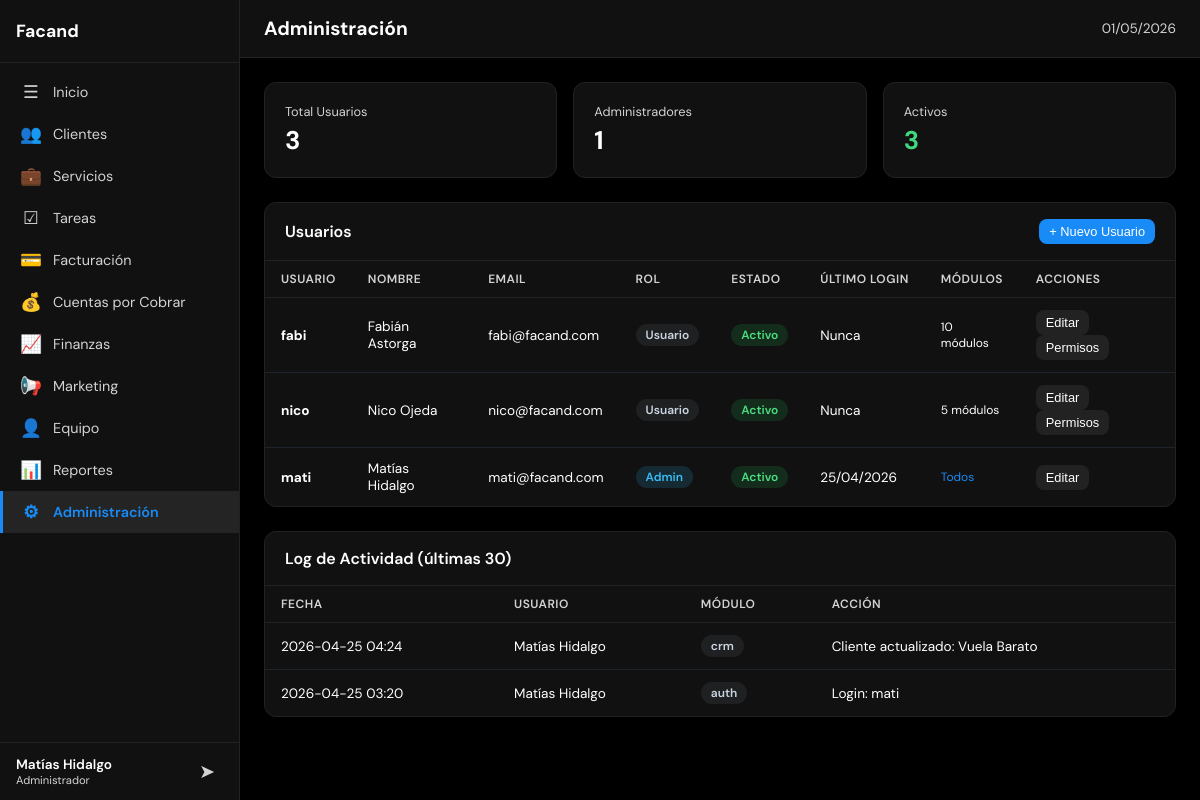
The app's page /index.php?page=admin (signed in) with its own data.
### tables this page shows
CREATE TABLE usuarios (
            id INTEGER PRIMARY KEY AUTOINCREMENT,
            username TEXT UNIQUE NOT NULL,
            password_hash TEXT NOT NULL,
            nombre TEXT NOT NULL,
            email TEXT DEFAULT '',
            role TEXT NOT NULL DEFAULT 'user' CHECK(role IN ('admin','user')),
            activo INTEGER NOT NULL DEFAULT 1,
            last_login TEXT,
            created_at TEXT DEFAULT (datetime('now')),
            updated_at TEXT DEFAULT (datetime('now'))
        );

CREATE TABLE actividad (
            id INTEGER PRIMARY KEY AUTOINCREMENT,
            modulo TEXT NOT NULL,
            accion TEXT NOT NULL,
            cliente_id INTEGER,
            usuario_id INTEGER,
            created_at TEXT DEFAULT (datetime('now'))
        );

### config/app.php (called while the page is built)
<?php
return array (
  'name' => 'Facand',
  'logo' => 'assets/img/logo.png',
  'primary' => '#41d77e',
  'accent' => '#188bf6',
  'bg' => '#000000',
  'surface' => '#111111',
  'text' => '#ffffff',
  'timezone' => 'America/Santiago',
  'currency' => 'CLP',
  'locale' => 'es_CL',
  'version' => '1.0.0',
  'active' => true,
);

### includes/functions.php (called while the page is built, shortened)
<?php
$app_config = require __DIR__ . '/../config/app.php';
function format_date(?string $date): string {
    $ts = strtotime($date);
    return $ts ? date('d/m/Y', $ts) : '-';
}
function safe(mixed $str): string {
    return htmlspecialchars((string)($str ?? ''), ENT_QUOTES, 'UTF-8');
}

### config/modules.php (called while the page is built)
<?php
return [
    'home'        => ['nombre' => 'Inicio',            'icono' => '&#9776;',  'archivo' => 'modules/home.php',        'descripcion' => 'Resumen general y KPIs'],
    'crm'         => ['nombre' => 'Clientes',           'icono' => '&#128101;','archivo' => 'modules/crm.php',         'descripcion' => 'Gestión de clientes y pipeline'],
    'services'    => ['nombre' => 'Servicios',          'icono' => '&#128188;','archivo' => 'modules/services.php',    'descripcion' => 'Servicios, presupuestos y cotizaciones'],
    'tasks'       => ['nombre' => 'Tareas',             'icono' => '&#9745;',  'archivo' => 'modules/tasks.php',       'descripcion' => 'Gestión de tareas y asignaciones'],
    'billing'     => ['nombre' => 'Facturación',        'icono' => '&#128179;','archivo' => 'modules/billing.php',     'descripcion' => 'Emisión y control de facturas'],
    'receivables' => ['nombre' => 'Cuentas por Cobrar', 'icono' => '&#128176;','archivo' => 'modules/receivables.php', 'descripcion' => 'Seguimiento de cobros pendientes'],
    'finance'     => ['nombre' => 'Finanzas',           'icono' => '&#128200;','archivo' => 'modules/finance.php',     'descripcion' => 'Ingresos, gastos y flujo de caja'],
    'marketing'   => ['nombre' => 'Marketing',          'icono' => '&#128226;','archivo' => 'modules/marketing.php',   'descripcion' => 'Campañas y métricas'],
    'team'        => ['nombre' => 'Equipo',             'icono' => '&#128100;','archivo' => 'modules/team.php',        'descripcion' => 'Miembros y carga de trabajo'],
    'reports'     => ['nombre' => 'Reportes',           'icono' => '&#128202;','archivo' => 'modules/reports.php',     'descripcion' => 'Reportes exportables'],
    'admin'       => ['nombre' => 'Administración',     'icono' => '&#9881;',  'archivo' => 'modules/admin.php',       'descripcion' => 'Usuarios, roles y configuración'],
];

### includes/permissions.php (called while the page is built, shortened)
<?php
function get_user_modules(int $user_id): array {
    $user = query_one('SELECT role FROM usuarios WHERE id = ?', [$user_id]);
    $all_modules = require __DIR__ . '/../config/modules.php';
    if ($user['role'] === 'admin') {
        return array_keys($all_modules);
    }
    $perms = query_all(
        'SELECT modulo FROM permisos WHERE usuario_id = ? AND puede_ver = 1',
        [$user_id]
    );
    $allowed = array_column($perms, 'modulo');
    return $allowed;
}

### includes/db.php (called while the page is built, shortened)
<?php
function get_db(): SQLite3 {
    static $db = null;
    if ($db === null) {
        $db_path = __DIR__ . '/../data/dashboard.db';
        $db = new SQLite3($db_path);
        $db->busyTimeout(5000);
        $db->exec('PRAGMA journal_mode=WAL');
        $db->exec('PRAGMA foreign_keys=ON');
    }
    return $db;
}
function query_all(string $sql, array $params = []): array {
    $stmt = get_db()->prepare($sql);
    foreach ($params as $i => $val) {
        $stmt->bindValue($i + 1, $val);
    }
    $result = $stmt->execute();
    $rows = [];
    while ($row = $result->fetchArray(SQLITE3_ASSOC)) {
        $rows[] = $row;
    }
    return $rows;
}
function query_one(string $sql, array $params = []): ?array {
    $rows = query_all($sql, $params);
    return $rows[0] ?? null;
}

### includes/auth.php (called while the page is built, shortened)
<?php
require_once __DIR__ . '/db.php';
require_once __DIR__ . '/permissions.php';
require_once __DIR__ . '/functions.php';
$current_user = query_one('SELECT * FROM usuarios WHERE id = ?', [$_SESSION['user_id']]);

### modules/admin.php (the view, shortened to what this page needs)
<?php
$usuarios = query_all('SELECT * FROM usuarios ORDER BY role DESC, nombre');
$all_modules = require __DIR__ . '/../config/modules.php';
$total_users = count($usuarios);
$admins = count(array_filter($usuarios, fn($u) => $u['role'] === 'admin'));
$activos = count(array_filter($usuarios, fn($u) => $u['activo']));
?>
<div class="kpi-grid">
    <div class="kpi-card">
        <div class="kpi-label">Total Usuarios</div>
        <div class="kpi-value"><?= $total_users ?></div>
    </div>
    <div class="kpi-card">
        <div class="kpi-label">Administradores</div>
        <div class="kpi-value"><?= $admins ?></div>
    </div>
    <div class="kpi-card">
        <div class="kpi-label">Activos</div>
        <div class="kpi-value success"><?= $activos ?></div>
    </div>
</div>
<div class="table-container">
    <div class="table-header">
        <span class="table-title">Usuarios</span>
        <button class="btn btn-primary btn-sm" onclick="openNewUser()">+ Nuevo Usuario</button>
    </div>
    <table>
        <thead>
            <tr>
                <th>Usuario</th>
                <th>Nombre</th>
                <th>Email</th>
                <th>Rol</th>
                <th>Estado</th>
                <th>Último Login</th>
                <th>Módulos</th>
                <th>Acciones</th>
            </tr>
        </thead>
        <tbody>
            <?php foreach ($usuarios as $u):
                $user_mods = get_user_modules($u['id']);
            ?>
            <tr>
                <td><strong><?= safe($u['username']) ?></strong></td>
                <td><?= safe($u['nombre']) ?></td>
                <td><?= safe($u['email'] ?: '-') ?></td>
                <td><span class="badge <?= $u['role'] === 'admin' ? 'status-info' : 'status-default' ?>"><?= $u['role'] === 'admin' ? 'Admin' : 'Usuario' ?></span></td>
                <td><span class="badge <?= $u['activo'] ? 'status-success' : 'status-muted' ?>"><?= $u['activo'] ? 'Activo' : 'Inactivo' ?></span></td>
                <td><?= $u['last_login'] ? format_date($u['last_login']) : 'Nunca' ?></td>
                <td style="font-size:.75rem;">
                    <?php if ($u['role'] === 'admin'): ?>
                        <span style="color:var(--accent)">Todos</span>
                    <?php else: ?>
                        <?= count($user_mods) ?> módulos
                    <?php endif; ?>
                </td>
                <td>
                    <button class="btn btn-secondary btn-sm" onclick="editUser(<?= $u['id'] ?>)">Editar</button>
                    <?php if ($u['role'] !== 'admin' || $admins > 1): ?>
                        <button class="btn btn-secondary btn-sm" onclick="managePermissions(<?= $u['id'] ?>, '<?= safe($u['nombre']) ?>')">Permisos</button>
                    <?php endif; ?>
                </td>
            </tr>
            <?php endforeach; ?>
        </tbody>
    </table>
</div>
<?php $log = query_all('SELECT a.*, u.nombre as usuario FROM actividad a LEFT JOIN usuarios u ON a.usuario_id = u.id ORDER BY a.created_at DESC LIMIT 30'); ?>
<div class="table-container" style="margin-top:24px;">
    <div class="table-header">
        <span class="table-title">Log de Actividad (últimas 30)</span>
    </div>
    <table>
        <thead><tr><th>Fecha</th><th>Usuario</th><th>Módulo</th><th>Acción</th></tr></thead>
        <tbody>
            <?php foreach ($log as $l): ?>
            <tr>
                <td style="white-space:nowrap"><?= safe(substr($l['created_at'], 0, 16)) ?></td>
                <td><?= safe($l['usuario'] ?? 'Sistema') ?></td>
                <td><span class="badge status-default"><?= safe($l['modulo']) ?></span></td>
                <td><?= safe($l['accion']) ?></td>
            </tr>
            <?php endforeach; ?>
        </tbody>
    </table>
</div>

### index.php (shortened to what this page needs)
<?php
require_once __DIR__ . '/includes/auth.php';
$app = require __DIR__ . '/config/app.php';
$all_modules = require __DIR__ . '/config/modules.php';
$page = $_GET['page'] ?? 'home';
$module_info = $all_modules[$page];
?>
<!DOCTYPE html>
<html lang="es">
<head>
    <link rel="stylesheet" href="css/styles.css">
</head>
<body>
    <aside class="sidebar" id="sidebar">
        <div class="sidebar-header">
            <h2 class="sidebar-brand"><?= safe($app['name']) ?></h2>
        </div>
        <nav class="sidebar-nav">
            <?php foreach ($all_modules as $slug => $mod): ?>
                <a href="?page=<?= $slug ?>" class="nav-item <?= $page === $slug ? 'active' : '' ?>">
                    <span class="nav-icon"><?= $mod['icono'] ?></span>
                    <span class="nav-label"><?= safe($mod['nombre']) ?></span>
                </a>
            <?php endforeach; ?>
        </nav>
        <div class="sidebar-footer">
            <div class="user-info">
                <span class="user-name"><?= safe($current_user['nombre']) ?></span>
                <span class="user-role"><?= $current_user['role'] === 'admin' ? 'Administrador' : 'Usuario' ?></span>
            </div>
            <a href="logout.php" class="btn-logout" title="Cerrar sesión">&#10148;</a>
        </div>
    </aside>
    <main class="main-content">
        <header class="topbar">
            <h1 class="page-title"><?= safe($module_info['nombre']) ?></h1>
            <div class="topbar-right">
                <span class="current-date"><?= date('d/m/Y') ?></span>
            </div>
        </header>
        <div class="content-area" id="contentArea">
            <?php
            $module_file = __DIR__ . '/' . $module_info['archivo'];
            if (file_exists($module_file)) {
                include $module_file;
            } else {
                echo '<div class="empty-state"><p>Módulo en construcción</p></div>';
            }
            ?>
        </div>
    </main>
</body>
</html>

### css/styles.css (style rules this page uses)
*, *::before, *::after { margin: 0; padding: 0; box-sizing: border-box; }
body { font-family: 'DM Sans', 'Inter', -apple-system, BlinkMacSystemFont, 'Segoe UI', sans-serif; background: var(--bg); color: var(--text); min-height: 100vh; display: flex; overflow-x: hidden; }
a { color: var(--accent); text-decoration: none; }
.sidebar { width: 240px; min-height: 100vh; background: var(--surface); border-right: 1px solid var(--border); display: flex; flex-direction: column; position: fixed; top: 0; left: 0; z-index: 100; transition: transform .3s ease; }
.sidebar-header { padding: 20px 16px; border-bottom: 1px solid var(--border); }
.sidebar-brand { font-size: 1.1rem; font-weight: 700; color: var(--text); white-space: nowrap; overflow: hidden; text-overflow: ellipsis; }
.sidebar-nav { flex: 1; padding: 8px 0; overflow-y: auto; }
.nav-item { display: flex; align-items: center; gap: 10px; padding: 10px 16px; color: var(--text-muted); font-size: .9rem; transition: all .15s; border-left: 3px solid transparent; }
.nav-item.active { background: rgba(255,255,255,.08); color: var(--accent); border-left-color: var(--accent); font-weight: 600; }
.nav-icon { font-size: 1.1rem; width: 24px; text-align: center; }
.sidebar-footer { padding: 12px 16px; border-top: 1px solid var(--border); display: flex; align-items: center; justify-content: space-between; gap: 8px; }
.user-info { display: flex; flex-direction: column; min-width: 0; }
.user-name { font-size: .85rem; font-weight: 600; white-space: nowrap; overflow: hidden; text-overflow: ellipsis; }
.user-role { font-size: .7rem; color: var(--text-muted); }
.btn-logout { color: var(--text-muted); font-size: 1.2rem; padding: 4px 8px; border-radius: 6px; transition: all .15s; }
.main-content { flex: 1; margin-left: 240px; min-height: 100vh; display: flex; flex-direction: column; }
.topbar { display: flex; align-items: center; gap: 16px; padding: 16px 24px; border-bottom: 1px solid var(--border); background: var(--surface); position: sticky; top: 0; z-index: 50; }
.page-title { font-size: 1.2rem; font-weight: 700; flex: 1; }
.topbar-right { font-size: .85rem; color: var(--text-muted); }
.content-area { flex: 1; padding: 24px; max-width: 1400px; width: 100%; }
.kpi-grid { display: grid; grid-template-columns: repeat(auto-fit, minmax(200px, 1fr)); gap: 16px; margin-bottom: 24px; }
.kpi-card { background: var(--surface); border: 1px solid var(--border); border-radius: 12px; padding: 20px; transition: border-color .2s; }
.kpi-label { font-size: .8rem; color: var(--text-muted); margin-bottom: 4px; }
.kpi-value { font-size: 1.6rem; font-weight: 700; }
.kpi-value.success { color: var(--success); }
.table-container { background: var(--surface); border: 1px solid var(--border); border-radius: 12px; overflow: hidden; margin-bottom: 24px; }
.table-header { display: flex; align-items: center; justify-content: space-between; padding: 16px 20px; border-bottom: 1px solid var(--border); flex-wrap: wrap; gap: 12px; }
.table-title { font-size: 1rem; font-weight: 600; }
table { width: 100%; border-collapse: collapse; font-size: .85rem; }
thead th { padding: 10px 16px; text-align: left; font-size: .75rem; font-weight: 600; color: var(--text-muted); text-transform: uppercase; letter-spacing: .5px; border-bottom: 1px solid var(--border); white-space: nowrap; }
tbody td { padding: 12px 16px; border-bottom: 1px solid rgba(51,65,85,.4); vertical-align: middle; }
tbody tr:last-child td { border-bottom: none; }
.badge { display: inline-block; padding: 3px 10px; border-radius: 20px; font-size: .75rem; font-weight: 600; white-space: nowrap; }
.status-success { background: rgba(34,197,94,.15); color: #4ade80; }
.status-default { background: rgba(148,163,184,.1); color: #cbd5e1; }
.status-info { background: rgba(56,189,248,.15); color: #38bdf8; }
.btn { display: inline-flex; align-items: center; gap: 6px; padding: 8px 16px; border: none; border-radius: 8px; font-size: .85rem; font-weight: 500; cursor: pointer; transition: all .15s; white-space: nowrap; }
.btn-primary { background: var(--accent); color: #fff; }
.btn-secondary { background: var(--border); color: var(--text); }
.btn-sm { padding: 5px 10px; font-size: .8rem; }

### records on screen
usuarios: nombre "Matías Hidalgo", username "mati", email "mati@facand.com", role "Admin", activo "Activo", last_login "25/04/2026"
usuarios: username "fabi", nombre "Fabián Astorga", email "fabi@facand.com", role "Usuario", activo "Activo", shows "Nunca", count($user_mods) "10"
usuarios: username "nico", nombre "Nico Ojeda", email "nico@facand.com", role "Usuario", activo "Activo", shows "Nunca", count($user_mods) "5"
actividad: created_at "2026-04-25 04:24", usuario.nombre "Matías Hidalgo", modulo "crm", accion "Cliente actualizado: Vuela Barato"
actividad: created_at "2026-04-25 03:20", usuario.nombre "Matías Hidalgo", modulo "auth", accion "Login: mati"

### other values on screen
safe($app['name']) "Facand"
$mod['icono'] "☰"
safe($mod['nombre']) "Inicio"
$mod['icono'] "👥"
safe($mod['nombre']) "Clientes"
$mod['icono'] "💼"
safe($mod['nombre']) "Servicios"
$mod['icono'] "☑"
safe($mod['nombre']) "Tareas"
$mod['icono'] "💳"
safe($mod['nombre']) "Facturación"
$mod['icono'] "💰"
safe($mod['nombre']) "Cuentas por Cobrar"
$mod['icono'] "📈"
safe($mod['nombre']) "Finanzas"
